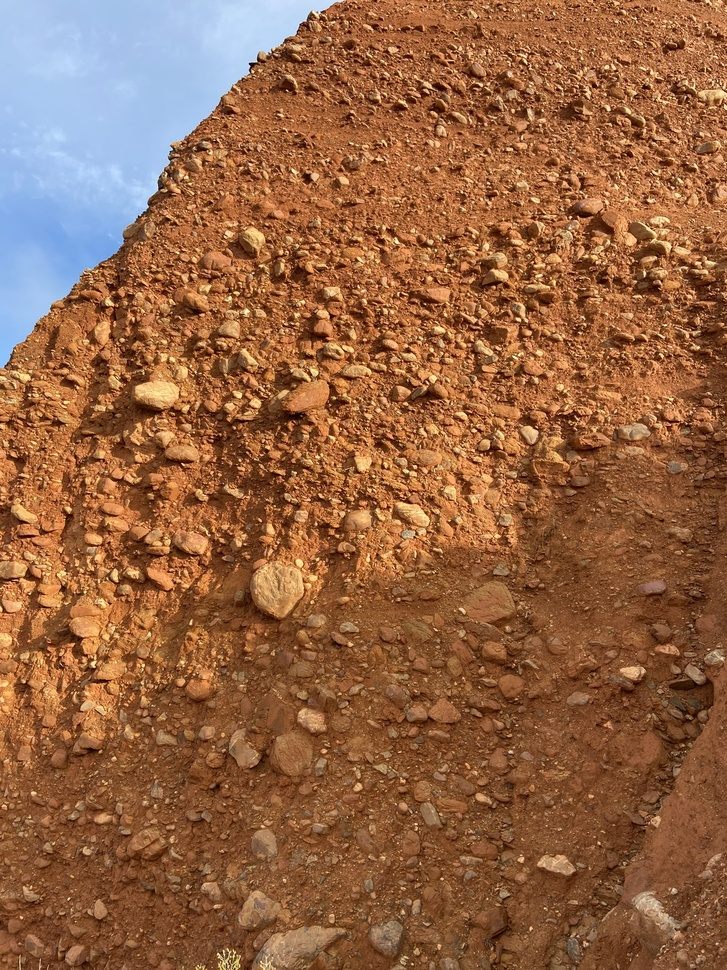
#> input picture images_original/IMG_6747.JPEG, 727 x 970 px, shrunk from 1536 x 2048 before the run, found by its file name
$ python FAST.py
#> lines starting #> are read from the running program, lines starting #| are printed output that depends on the picture
# Import libraries
import cv2

# Reading the image and converting it to b&w
image = cv2.imread('images/IMG_6747.jpeg')
#> image is the input picture: shape (970, 727, 3); mean B, G, R 68.8, 100.3, 148
image_graysc = cv2.cvtColor(image,cv2.COLOR_BGR2GRAY)
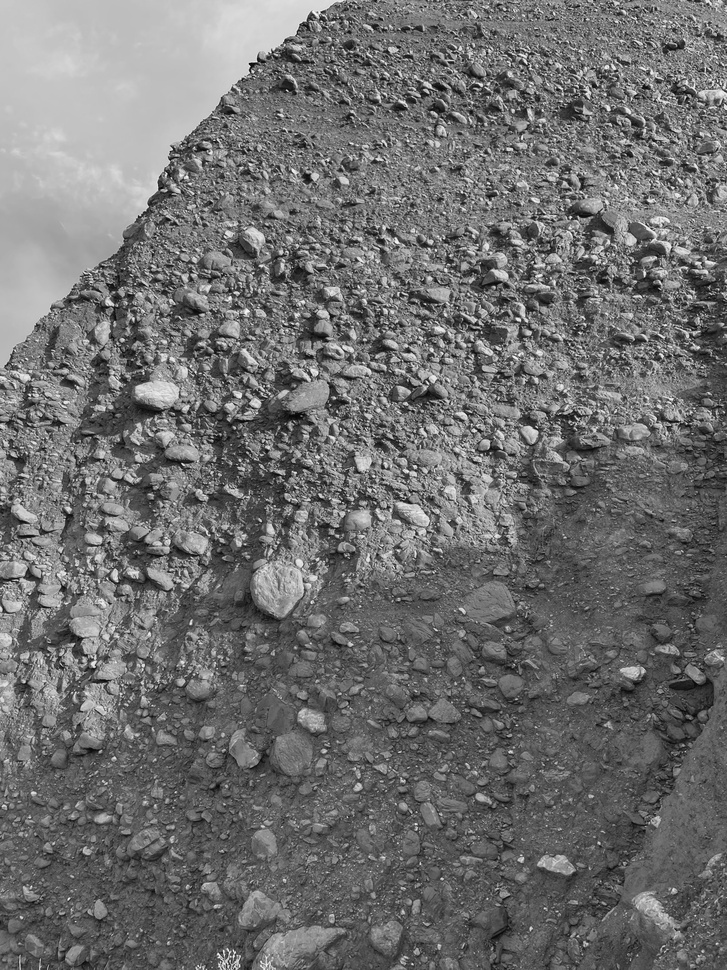
#> image_graysc: shape (970, 727); min 5, max 250, mean 111

# Application of the FAST function
fast = cv2.FastFeatureDetector_create()
fast.setNonmaxSuppression(False)

# Drawing the keypoints
kp = fast.detect(image_graysc,None)
#> kp = 178195 keypoints; strongest (x, y, size): (332, 3, 7), (334, 3, 7), (335, 3, 7), (340, 3, 7)
kp_image = cv2.drawKeypoints(image,kp,None,color=(0,255,0))
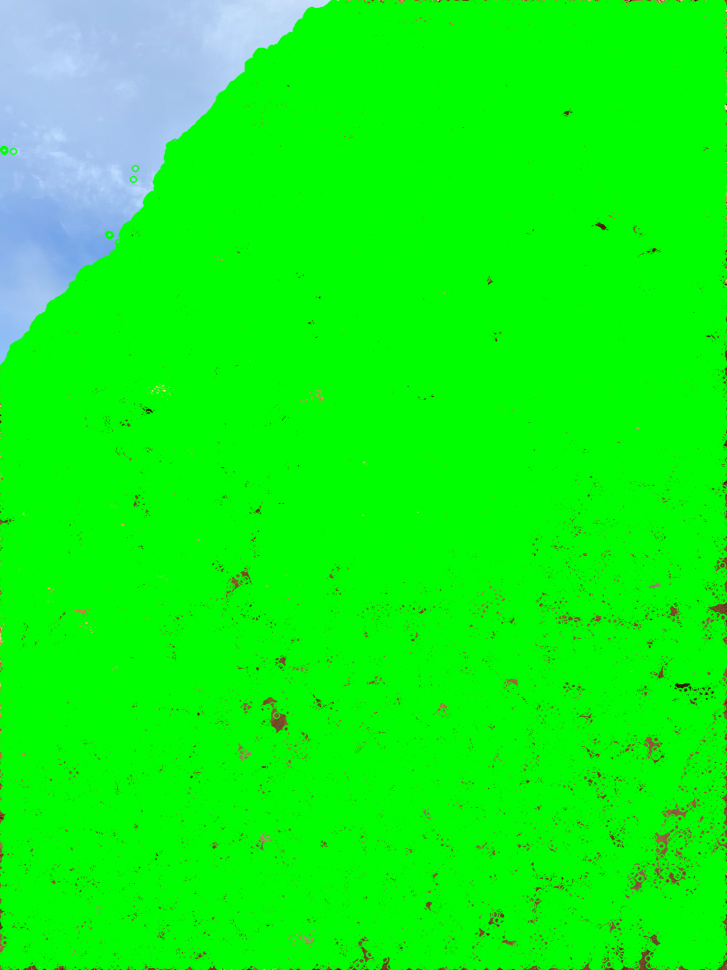
#> kp_image: shape (970, 727, 3); mean B, G, R 20.2, 246.6, 15.8

# Displaying image
cv2.imshow('FAST',kp_image)

# Set visualization time (0 means forever)
cv2.waitKey()

$ run again, with images_original/IMG_6646.JPEG copied over images_original/IMG_6747.JPEG
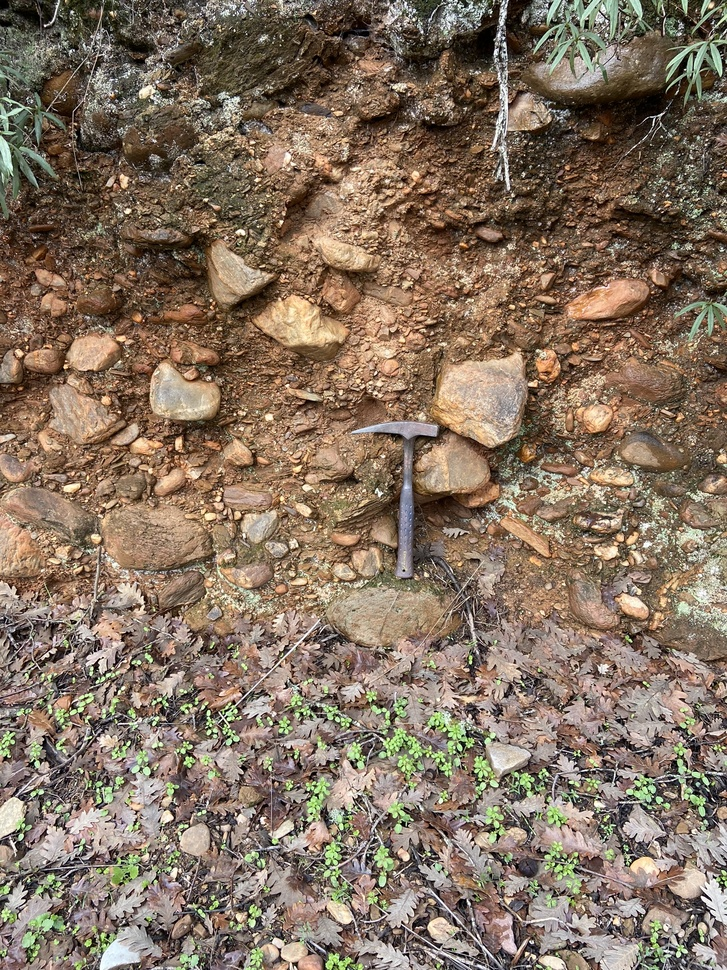
#> input picture images_original/IMG_6646.JPEG, 727 x 970 px, shrunk from 1536 x 2048 before the run, found by its file name
#> image is the input picture: shape (970, 727, 3); mean B, G, R 96.9, 114.5, 132.6
#> `image_graysc = cv2.cvtColor(image,cv2.COLOR_BGR2GRAY)`:
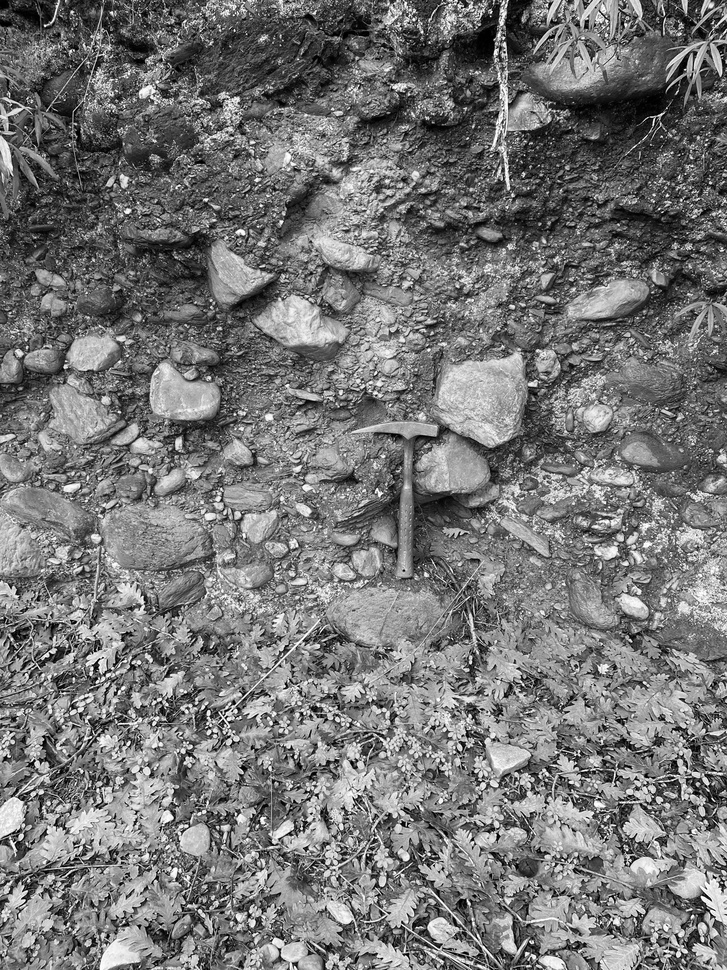
#> image_graysc: shape (970, 727); min 0, max 255, mean 117.9
#> kp = 226195 keypoints; strongest (x, y, size): (9, 3, 7), (10, 3, 7), (12, 3, 7), (17, 3, 7)
#> `kp_image = cv2.drawKeypoints(image,kp,None,color=(0,255,0))`:
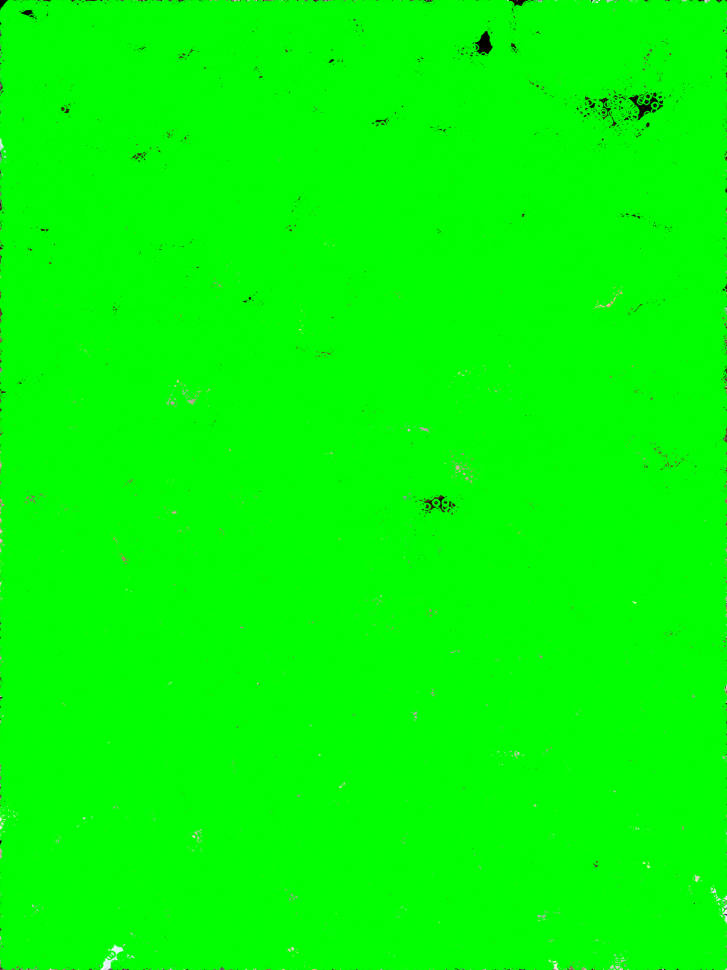
#> kp_image: shape (970, 727, 3); mean B, G, R 1.1, 253.4, 1.3

$ run again, with images_original/IMG_6647.JPEG copied over images_original/IMG_6747.JPEG
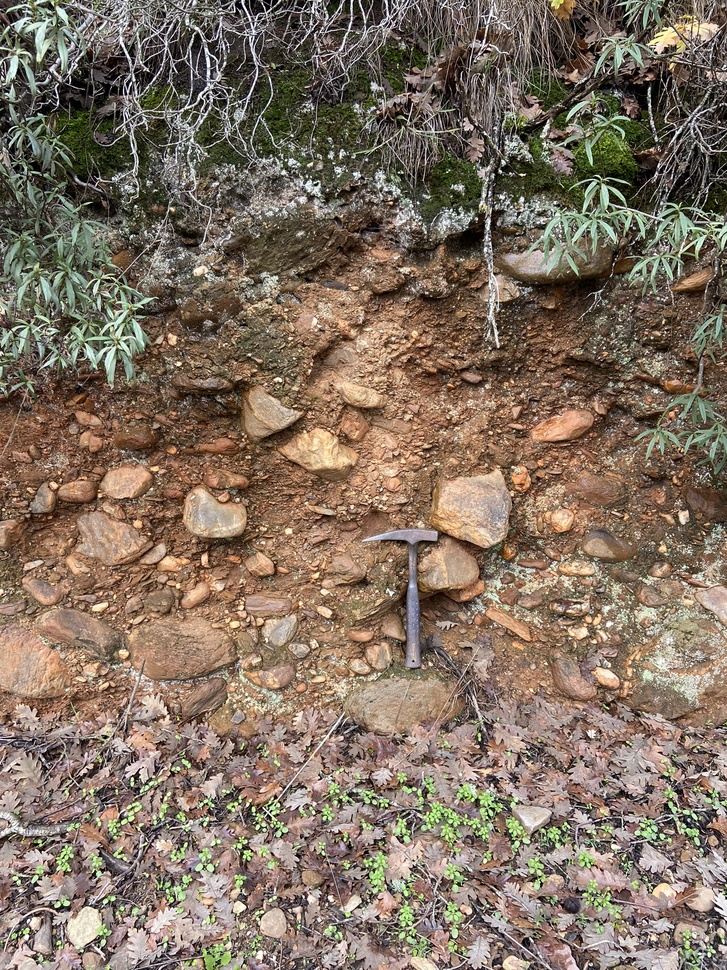
#> input picture images_original/IMG_6647.JPEG, 727 x 970 px, shrunk from 1536 x 2048 before the run, found by its file name
#> image is the input picture: shape (970, 727, 3); mean B, G, R 97.6, 113.1, 129.5
#> `image_graysc = cv2.cvtColor(image,cv2.COLOR_BGR2GRAY)`:
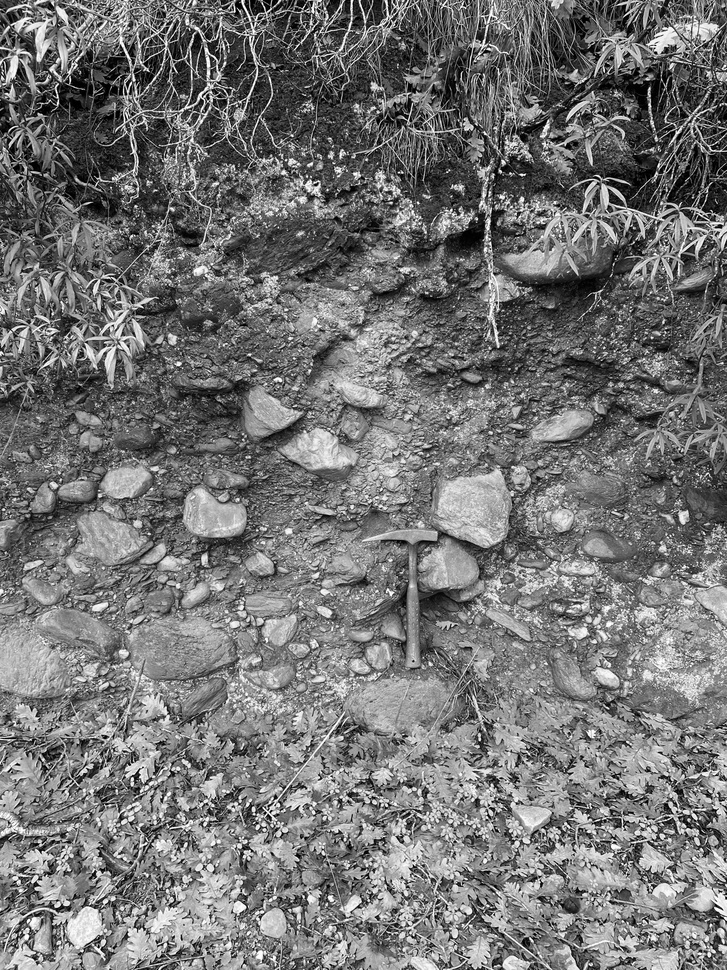
#> image_graysc: shape (970, 727); min 0, max 255, mean 116.2
#> kp = 226209 keypoints; strongest (x, y, size): (3, 3, 7), (11, 3, 7), (13, 3, 7), (14, 3, 7)
#> `kp_image = cv2.drawKeypoints(image,kp,None,color=(0,255,0))`:
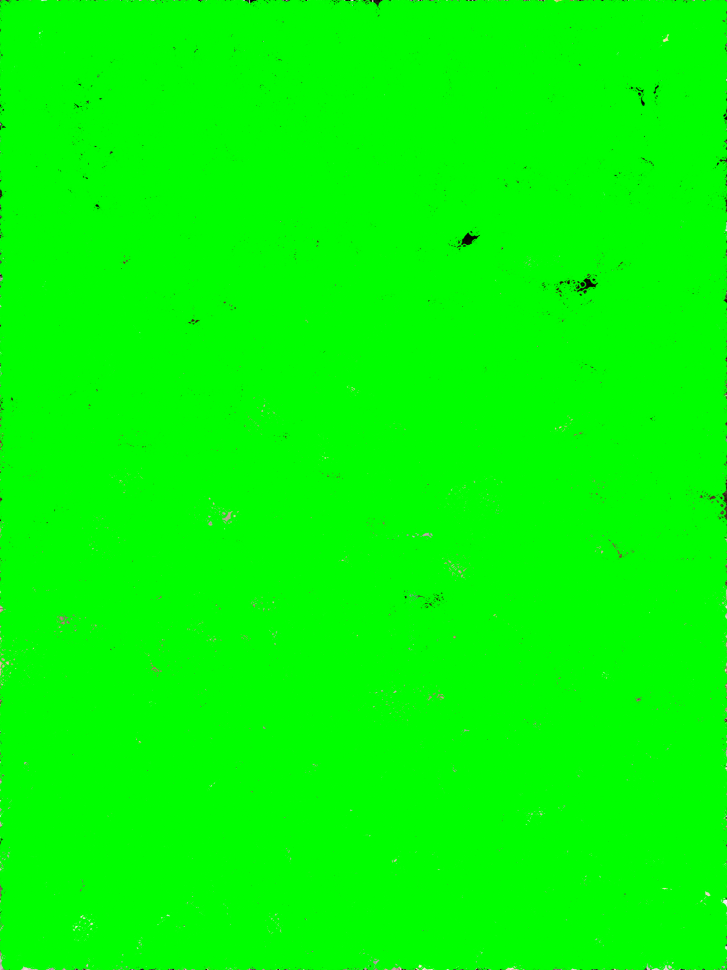
#> kp_image: shape (970, 727, 3); mean B, G, R 0.9, 253.7, 1.1

$ run again, with images_original/IMG_6648.JPEG copied over images_original/IMG_6747.JPEG
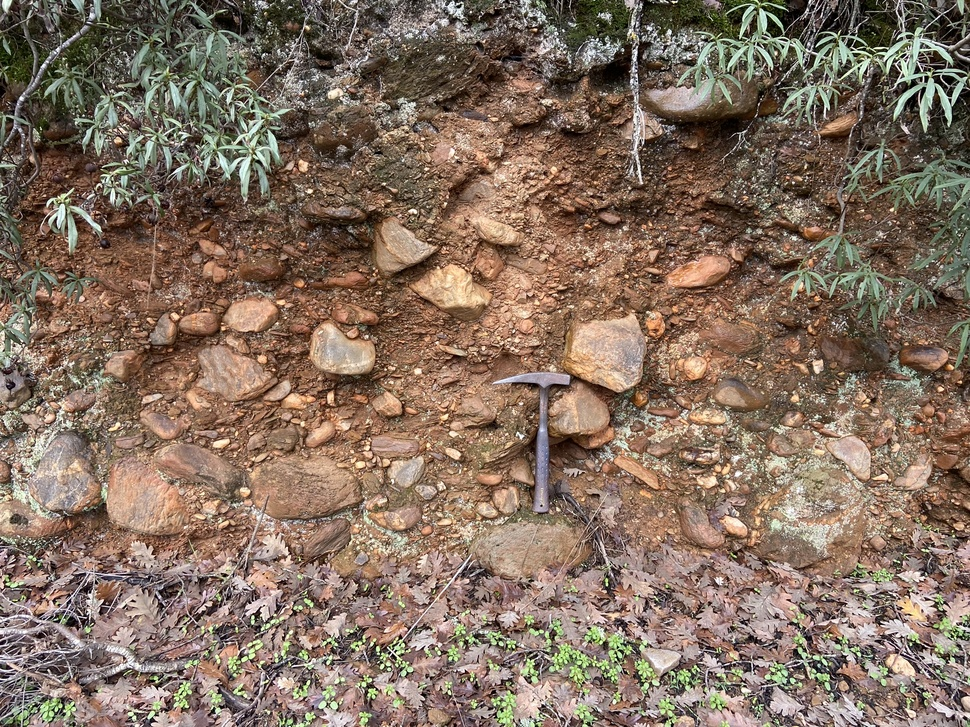
#> input picture images_original/IMG_6648.JPEG, 970 x 727 px, shrunk from 2048 x 1536 before the run, found by its file name
#> image is the input picture: shape (727, 970, 3); mean B, G, R 96, 111.9, 132
#> `image_graysc = cv2.cvtColor(image,cv2.COLOR_BGR2GRAY)`:
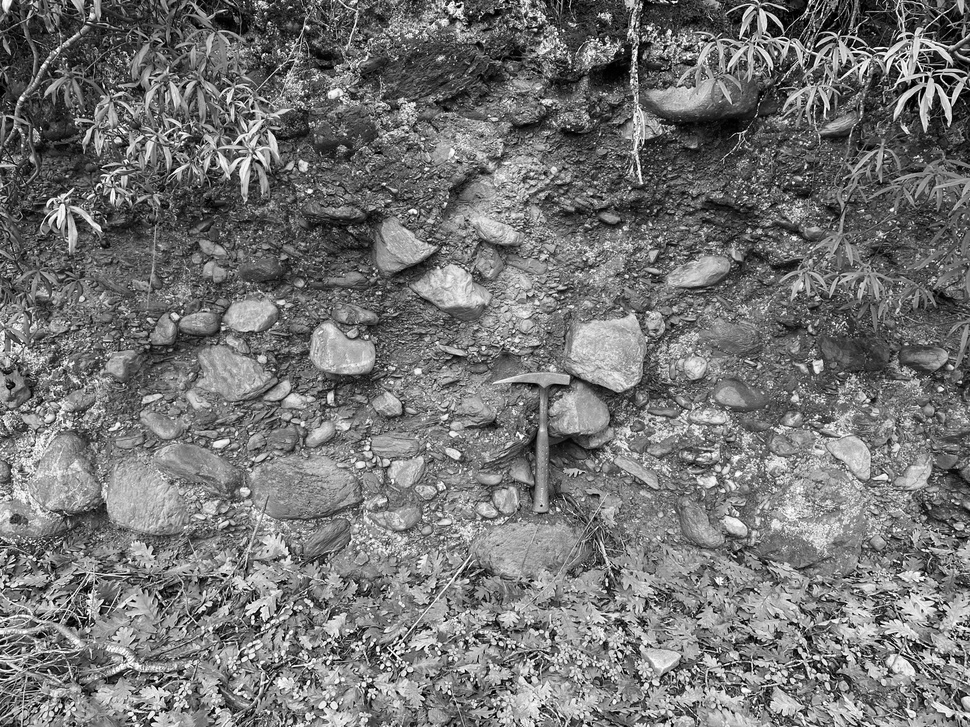
#> image_graysc: shape (727, 970); min 0, max 255, mean 116.1
#> kp = 224363 keypoints; strongest (x, y, size): (9, 3, 7), (15, 3, 7), (16, 3, 7), (20, 3, 7)
#> `kp_image = cv2.drawKeypoints(image,kp,None,color=(0,255,0))`:
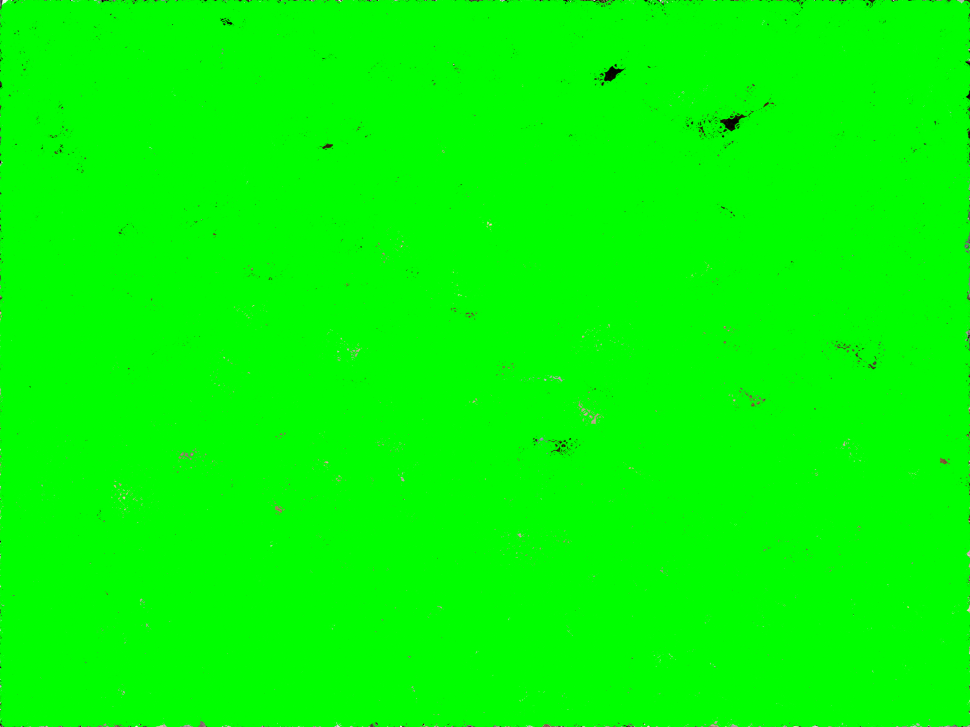
#> kp_image: shape (727, 970, 3); mean B, G, R 0.9, 253.6, 1.1
